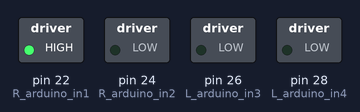
Bench run of a sketch on a simulated Arduino Mega 2560, built with avr-gcc and run on an emulated ATmega2560. Shown: switched loads named in the sketch (green lamp = pin HIGH).

Above: at 0.1 s.
At 2.1 s:
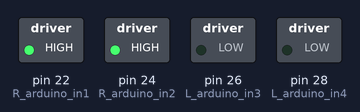
At 9.6 s:
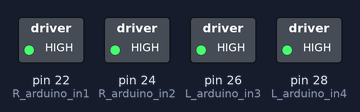
At 20.1 s:
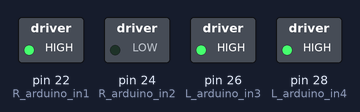
At 37.6 s:
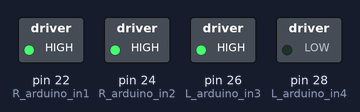
Timing chart, 0 to 40.0 s (numbered marks = the images above):
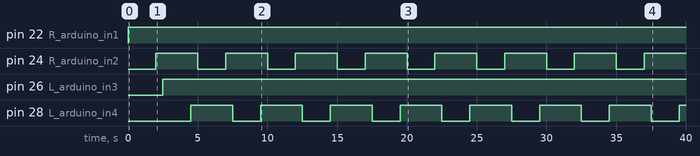

The sketch:

Sketch_2motor.ino
```cpp
// Definitions Arduino pins connected to input H Bridge

#define R_arduino_in1  22
#define R_arduino_in2  24
#define L_arduino_in3  26
#define L_arduino_in4  28

void setup()
{
    // set up Serial library at 115200 bps
    Serial.begin(115200);
    // Set the output pins
    // MOTOR R
    pinMode(R_arduino_in1, OUTPUT);
    pinMode(R_arduino_in2, OUTPUT);
    // MOTOR L
    pinMode(L_arduino_in3, OUTPUT);
    pinMode(L_arduino_in4, OUTPUT);
}

void loop()
{
    // Rotate the Motor R clockwise
    digitalWrite(R_arduino_in1, HIGH);
    digitalWrite(R_arduino_in2, LOW);
    delay(2000);
    // Stop Motor R
    digitalWrite(R_arduino_in1, HIGH);
    digitalWrite(R_arduino_in2, HIGH);
    delay(500);
    // Rotate the Motor L clockwise
    digitalWrite(L_arduino_in3, HIGH);
    digitalWrite(L_arduino_in4, LOW);
    delay(2000);
    // Stop Motor L
    digitalWrite(L_arduino_in3, HIGH);
    digitalWrite(L_arduino_in4, HIGH);
    delay(500);
}
```

Measured:
- by itself, pin 22 (R_arduino_in1): LOW → HIGH at 0.00 s
- by itself, pin 24 (R_arduino_in2), pin 28 (L_arduino_in4): alternates HIGH for 3.0 s and LOW for 2.0 s
- by itself, pin 26 (L_arduino_in3): LOW → HIGH at 2.5 s
